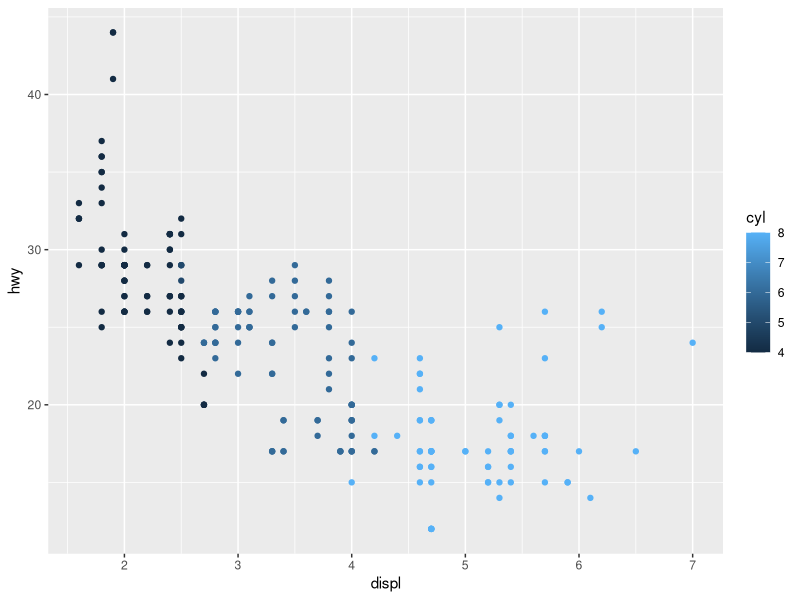
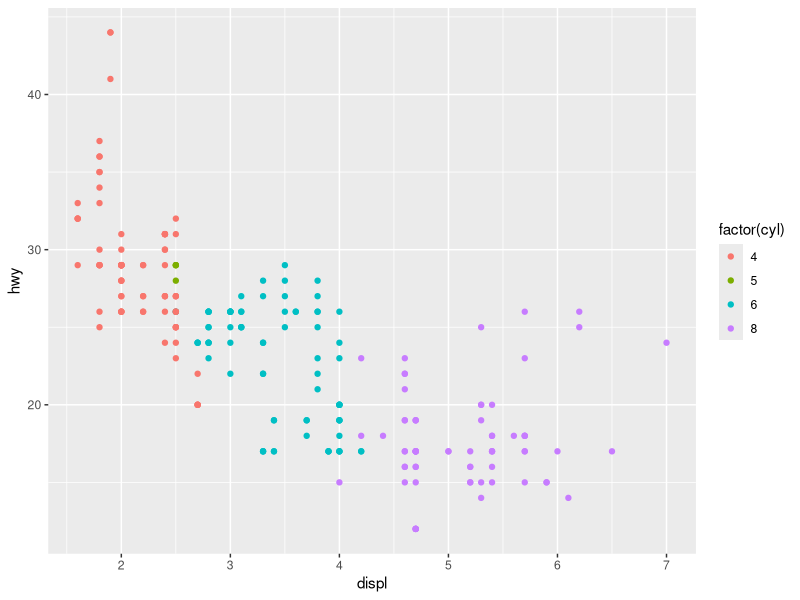
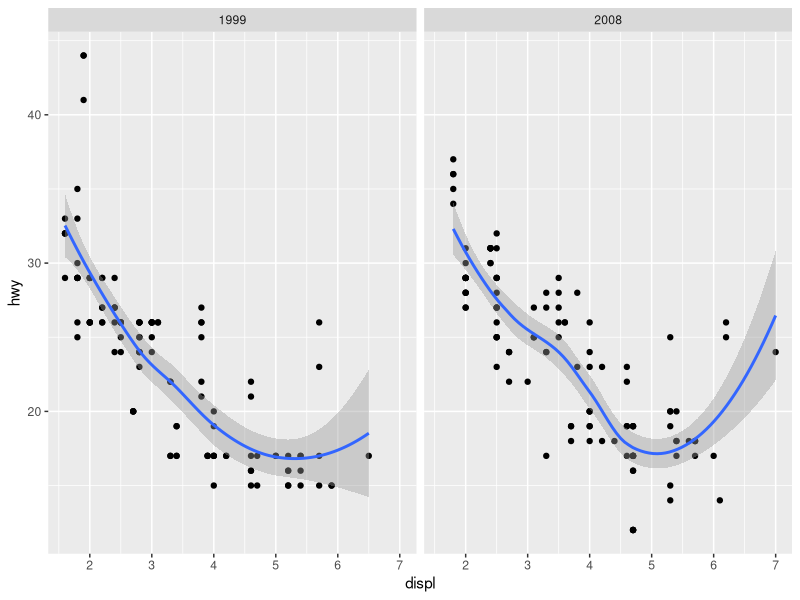

Reproduce these figures in R, in order.
library(ggplot2)
## 如果分组变量不是factor, legend会以连续变量作为color
qplot(displ, hwy, data=mpg, col=cyl)
## 如果是factor
qplot(displ, hwy, data=mpg, col=factor(cyl))

## Aesthetics（图形属性）就是位置(纵横坐标), 大小、颜色、形状等, 这些属性可以映射成一个
## 一个变量或者常数。
## 而像点(point), 线(line), 条(bar)都形状，被称作geom。一般geom决定了图形的名称。

## 实际数据中的单位(吨、小时等), 对于电脑而言无意义，需要将其转化为电脑懂的物理单位(像素、颜色）。
## 这个过程被称作尺度转换(scaling)。比如颜色是'FFFFFF'，这样的16进制数字。
## 当我们转换坐标时, 实际上是将数字从数字单位建立线性映射到[0,1]区间, 我们并没有使用像素。
## 最后根据点都位置确定它在图中都位置，这就是坐标体系(coord)都事情了。

## 一个完整的图形需要：数据，由点来表示；标度和坐标系，用来生成坐标轴和图例；图表注释，背景标题。
## 一个例图：比之前提到都组成多了三个新组建，分面、多图层、统计量。
qplot(displ, hwy, data=mpg, facets=.~year)+geom_smooth(method='loess')
## 每个图层上的分面(facet panel), 都含有一个小的数据子集，所以我们可以将这种方法开做三维矩阵。
## 分面是两维网络， 图层是在第三个维度的方向上叠加。

